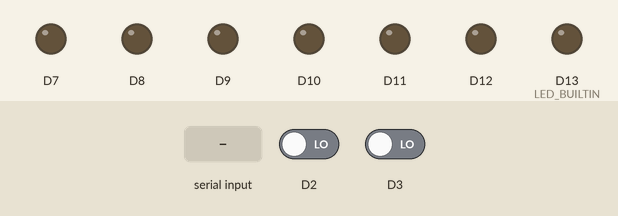
Simulated run of this program. Board: Arduino Uno R4 WiFi. Parts: output pins drawn as LEDs (lit = HIGH). Inputs (shaded band) come from the test bench; at power-on: D2 LOW, D3 LOW. What the program prints to the serial monitor is not drawn.

Above: at 3.2 s.
3.3 s: "90,45\n" received over Serial
At 4.5 s:
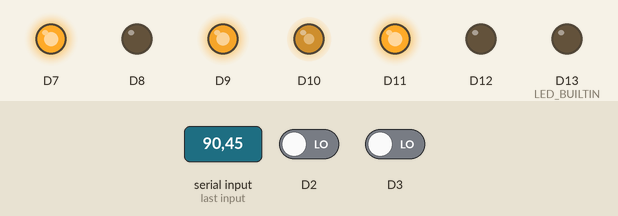
4.8 s: "30,150\n" received over Serial
At 5.9 s:
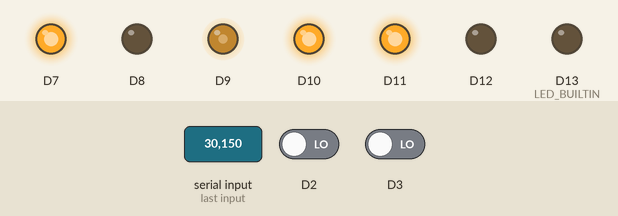
6.3 s: "1,90\n" received over Serial
At 6.9 s:
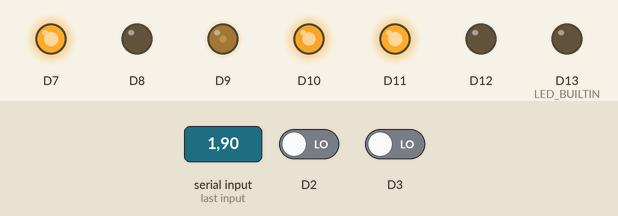
Timing chart, 0 to 9.3 s (numbered marks = the images above; inputs shaded):
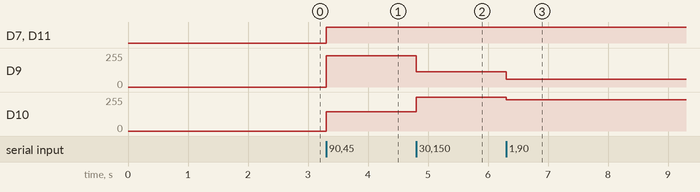

The program:

main.cpp
```cpp
/************************************************************
 * main.cpp
 *
 * The main code for the CraayBot.
 * Motor control handled by the MotorControl class now.
 * Currently just prints an encoder to the console.
 *
 * Eric Craaybeek    -    9/17/2025
 ***********************************************************/

#include <Arduino.h>
#include <motorControl.h>

//MotorControl constructor args: EncPinA, EncPinB, DirPin1, DirPin2, enaPin, negateEnc
MotorControl motorL(2, 4, 7, 8, 9, false);
MotorControl motorR(3, 5, 11, 12, 10, true);

void setup() {
  Serial.begin(115200);
  delay(2000);

  motorL.init();
  motorR.init();

  pinMode(LED_BUILTIN, OUTPUT);
  digitalWrite(LED_BUILTIN,LOW);
}

int leftSpeed = 0;
int rightSpeed = 0;
unsigned long prevTime = 0;

void loop() {
  static int oldEncL = 0;
  static int oldEncR = 0;

  int encL = motorL.getEncoderVal();
  int encR = motorR.getEncoderVal();

  //attempt to limit encoder send to stop killing the serial com...
  unsigned long curTime = millis();
  if (curTime - prevTime >= 50){
    Serial.print(encL);
    Serial.print(",");
    Serial.println(encR);

    prevTime = curTime;
  }

  //switched to non blocking to attempt to stop killing serial com...
  static String inputBuffer = "";
  while (Serial.available() > 0){
    char inChar = Serial.read();

    if (inChar == '\n'){
      inputBuffer.trim();
      int commaLoc = inputBuffer.indexOf(',');

      if(commaLoc > 0){
        String leftRcvStr = inputBuffer.substring(0,commaLoc);
        String rightRcvStr = inputBuffer.substring(commaLoc+1);

        leftSpeed = leftRcvStr.toInt();
        rightSpeed = rightRcvStr.toInt();
      }
      inputBuffer=""; //reset after parse
    } else {
      inputBuffer += inChar;
    }
  }

  if (leftSpeed != 0){
    motorL.moveMotor(leftSpeed);
  } else if (leftSpeed == 0){
    motorL.stopMotor();
  }

  if (rightSpeed != 0){
    motorR.moveMotor(rightSpeed);
  } else if (rightSpeed == 0){
    motorR.stopMotor();
  }

  delay(5);

}
```

motorControl.h
```cpp
/************************************************************
 * motorControl.h
 *
 * Header defining motorControl class
 *
 * Eric Craaybeek    -    9/17/2025
 ***********************************************************/

#ifndef MOTORCONTROL_H
#define MOTORCONTROL_H

#include <Arduino.h>

class MotorControl {
public:
  MotorControl(uint8_t inEncPinA, uint8_t inEncPinB, uint8_t inDirPin1, uint8_t inDirPin2, uint8_t inEnaPin, bool inNegateEnc);
  void init();
  int getEncoderVal() const;
  void moveMotor(int speed);
  void stopMotor();

private:

  //Static things to make ISR's work
  static MotorControl* instances[2];
  static uint8_t nextIndex;
  static void ptrISR0();
  static void ptrISR1();

  //Non-static
  void onEncoderChange();
  uint8_t encPinA;
  uint8_t encPinB;
  uint8_t dirPin1;
  uint8_t dirPin2;
  uint8_t enaPin;
  uint8_t isrID;
  bool negateEnc;
  volatile int encValue;

};

#endif // MOTORCONTROL_H
```

MotorControl.cpp
```cpp
/************************************************************
 * motorControl.cpp
 *
 * Class to handle a DC motor controlled by L298N with
 * a incremental rotary encoder
 *
 * Eric Craaybeek    -    9/17/2025
 ***********************************************************/


#include <motorControl.h>

//During initialization of the class, init some statics
MotorControl* MotorControl::instances[2] = {nullptr, nullptr};
uint8_t MotorControl::nextIndex = 0;

//Constructor: Initializes pin #'s and sets starting encoder val to 1
MotorControl::MotorControl(uint8_t inEncPinA, uint8_t inEncPinB, uint8_t inDirPin1, uint8_t inDirPin2, uint8_t inEnaPin, bool inNegateEnc)
  : encPinA(inEncPinA), encPinB(inEncPinB), encValue(0), dirPin1(inDirPin1), dirPin2(inDirPin2), enaPin(inEnaPin), negateEnc(inNegateEnc) {
  if (nextIndex < 2){
    isrID = nextIndex;
    nextIndex++;
  } else {
    //error, can't support more than 2 ISR's
  }
}

//Initialize Motor Object: sets pinModes on arduino, sets up the interrupt function
void MotorControl::init() {
  pinMode(encPinA, INPUT);
  pinMode(encPinB, INPUT);
  pinMode(dirPin1, OUTPUT);
  pinMode(dirPin2, OUTPUT);
  pinMode(enaPin, OUTPUT);


  if (isrID < 2){
    instances[isrID] = this;
  }

  if (isrID == 0){
    attachInterrupt(digitalPinToInterrupt(encPinA), ptrISR0, CHANGE);
  } else if (isrID == 1) {
    attachInterrupt(digitalPinToInterrupt(encPinA), ptrISR1, CHANGE);
  }
}

//Read-only access to encoder value
int MotorControl::getEncoderVal() const {
  return encValue;
}

//Odd workaround to allow ISR's in a class
void MotorControl::ptrISR0() {
    instances[0]->onEncoderChange();
}
void MotorControl::ptrISR1() {
    instances[1]->onEncoderChange();
}

//The actual ISR for reading encoder (pointed to from static one)
void MotorControl::onEncoderChange() {
  int stateA = digitalRead(encPinA);
  int stateB = digitalRead(encPinB);

  //since motors are flipped, had to add logic for flipping direction, so wheel forward is always encoder positive
  if (stateA == stateB) {
    if(negateEnc){
      encValue--;
    } else {
      encValue++;
    }
  } else {
    if(negateEnc){
      encValue++;
    } else {
      encValue--;
    }
  }
}

void MotorControl::moveMotor(int speed) {
  bool fwdDirCtl;
  uint8_t absSpd = abs(speed);

  if (speed < 0) {
    fwdDirCtl = false;
  } else {
    fwdDirCtl = true;
  }

  if (fwdDirCtl){
    digitalWrite(dirPin1,true);
    digitalWrite(dirPin2,false);
  } else if (!fwdDirCtl) {
    digitalWrite(dirPin1,false);
    digitalWrite(dirPin2,true);
  }
  if (absSpd > 100){
    absSpd = 100;
  }
  //55 = experimentally derived minpoint, 255 is max PWM
  uint8_t PWMspd = (absSpd*2)+55;
  analogWrite(enaPin,PWMspd);
}

void MotorControl::stopMotor() {
  digitalWrite(dirPin1,false);
  digitalWrite(dirPin2,false);
  digitalWrite(enaPin, false);
}
```

Measured:
- after the input at 3.3 s, D7, D11: LOW → HIGH at once; D9: 0/255 → 235/255 at once; D10: 0/255 → 145/255 at once
- after the input at 4.8 s, D9: 235/255 → 115/255 at once; D10: 145/255 → 255/255 at once
- after the input at 6.3 s, D9: 115/255 → 57/255 at once; D10: 255/255 → 235/255 at once
